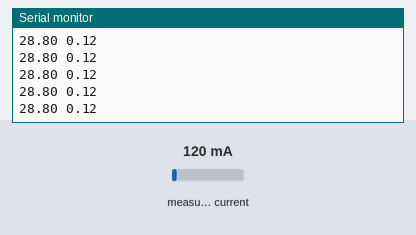
Simulated run of this sketch. Board: Arduino Uno, built with avr-gcc and run on an emulated ATmega328P. Parts: the last lines printed to the serial monitor. Inputs (shaded band) come from the test bench; at power-on: measured current 120 mA.

Above: at 1.2 s.
1.3 s: measured current set to 40 mA
At 1.58 s:
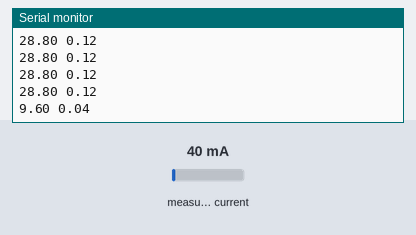
4.3 s: measured current set to 500 mA
At 4.44 s:
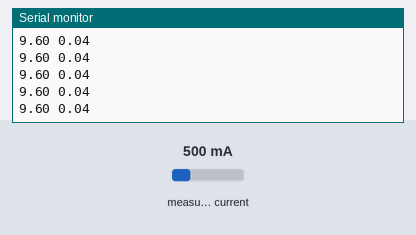
Timing chart, 0 to 7.3 s (numbered marks = the images above; inputs shaded):
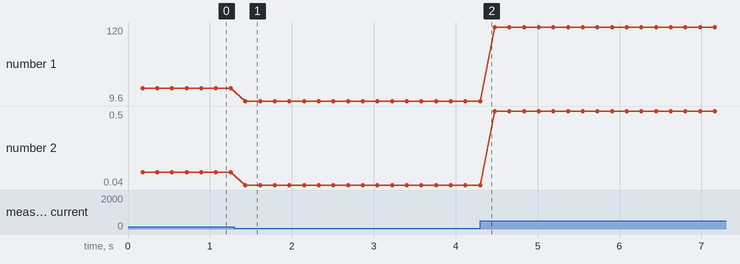

The sketch:

currentsensing.ino
```cpp
#include "EmonLib.h"                   // Include Emon Library
EnergyMonitor emon1;                   // Create an instance

void setup()
{
  Serial.begin(9600);

  emon1.current(A0, 30);             // Current: input pin, calibration.
}

void loop()
{
  double Irms = emon1.calcIrms(1480);  // Calculate Irms only

  Serial.print(Irms*240.0);         // Apparent power
  Serial.print(" ");
  Serial.println(Irms);          // Irms
}
```

Measured:
- after the input at 1.3 s, the serial monitor: prints a new line after 0.13 s (image 1)
- plotted number 1: 28.8 → 9.6 after the input at 1.3 s, 9.6 → 120 after the input at 4.3 s
- plotted number 2: 0.12 → 0.04 after the input at 1.3 s, 0.04 → 0.5 after the input at 4.3 s
